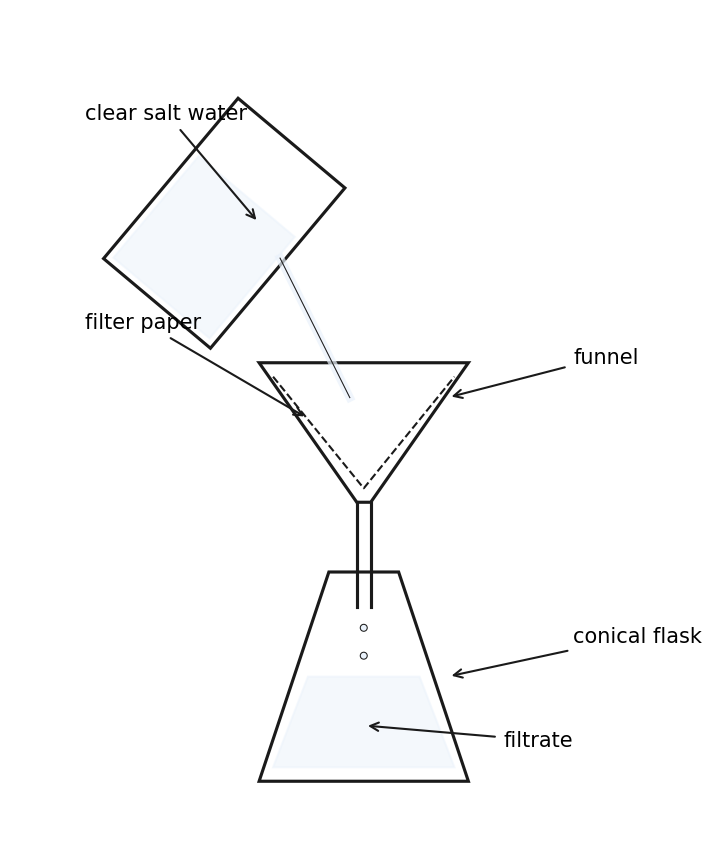

Generate this figure with Python:
import matplotlib; matplotlib.use("Agg")
import matplotlib.pyplot as plt
import matplotlib.patches as patches
import matplotlib.path as mpath
import numpy as np

def draw_filtration():
    fig, ax = plt.subplots(figsize=(6, 8))
    ax.set_xlim(0, 10)
    ax.set_ylim(0, 12)
    ax.set_aspect("equal")
    ax.axis("off")

    line_color = "#1a1a1a"
    fill_color = "#eaf2fb"

    # --- Conical Flask ---
    flask_base = [[3.5, 1], [6.5, 1], [5.5, 4], [4.5, 4]]
    flask_poly = patches.Polygon(flask_base, closed=True, fill=False, edgecolor=line_color, lw=1.5)
    ax.add_patch(flask_poly)
    # Liquid in flask
    flask_liquid = [[3.7, 1.2], [6.3, 1.2], [5.8, 2.5], [4.2, 2.5]]
    ax.add_patch(patches.Polygon(flask_liquid, closed=True, color=fill_color, alpha=0.5))

    # --- Funnel ---
    funnel_top = [[3.5, 7], [6.5, 7], [5.1, 5], [4.9, 5]]
    funnel_poly = patches.Polygon(funnel_top, closed=True, fill=False, edgecolor=line_color, lw=1.5)
    ax.add_patch(funnel_poly)
    # Funnel stem
    ax.plot([5.1, 5.1], [5, 3.5], color=line_color, lw=1.5)
    ax.plot([4.9, 4.9], [5, 3.5], color=line_color, lw=1.5)
    
    # Filter paper (v-shape inside funnel)
    ax.plot([3.7, 5, 6.3], [6.8, 5.2, 6.8], color=line_color, lw=1, linestyle="--")

    # --- Beaker (Tilted) ---
    # Center of beaker rotation
    bx, by = 3, 9
    angle = -40
    rad = np.radians(angle)
    c, s = np.cos(rad), np.sin(rad)
    
    def rotate(pts):
        return [[p[0]*c - p[1]*s + bx, p[0]*s + p[1]*c + by] for p in pts]

    beaker_pts = [[-1, -1.5], [1, -1.5], [1, 1.5], [-1, 1.5]]
    beaker_rot = rotate(beaker_pts)
    ax.add_patch(patches.Polygon(beaker_rot, closed=True, fill=False, edgecolor=line_color, lw=1.5))
    
    # Liquid in beaker
    beaker_liq_pts = [[-0.9, -1.4], [0.9, -1.4], [0.9, 0.5], [-0.9, 0.5]]
    beaker_liq_rot = rotate(beaker_liq_pts)
    ax.add_patch(patches.Polygon(beaker_liq_rot, closed=True, color=fill_color, alpha=0.5))

    # --- Pouring Stream ---
    # Stream from beaker spout to funnel
    ax.plot([3.8, 4.8], [8.5, 6.5], color=fill_color, lw=4, alpha=0.7)
    ax.plot([3.8, 4.8], [8.5, 6.5], color=line_color, lw=0.5)

    # --- Drips ---
    ax.add_patch(patches.Circle((5, 3.2), 0.05, color=fill_color, ec=line_color, lw=0.5))
    ax.add_patch(patches.Circle((5, 2.8), 0.05, color=fill_color, ec=line_color, lw=0.5))

    # --- Labels ---
    ax.annotate("clear salt water", xy=(3.5, 9), xytext=(1, 10.5), 
                arrowprops=dict(arrowstyle="->", color=line_color), fontsize=10)
    ax.annotate("filter paper", xy=(4.2, 6.2), xytext=(1, 7.5), 
                arrowprops=dict(arrowstyle="->", color=line_color), fontsize=10)
    ax.annotate("funnel", xy=(6.2, 6.5), xytext=(8, 7), 
                arrowprops=dict(arrowstyle="->", color=line_color), fontsize=10)
    ax.annotate("conical flask", xy=(6.2, 2.5), xytext=(8, 3), 
                arrowprops=dict(arrowstyle="->", color=line_color), fontsize=10)
    ax.annotate("filtrate", xy=(5, 1.8), xytext=(7, 1.5), 
                arrowprops=dict(arrowstyle="->", color=line_color), fontsize=10)

    plt.savefig("out.png", dpi=150)

draw_filtration()
